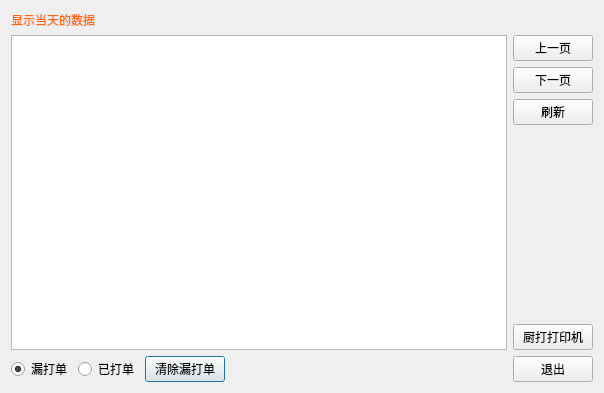
<?xml version="1.0" encoding="UTF-8"?>
<ui version="4.0">
 <class>w_bt_dish_kitchen_dish_state</class>
 <widget class="QDialog" name="w_bt_dish_kitchen_dish_state">
  <property name="geometry">
   <rect>
    <x>0</x>
    <y>0</y>
    <width>604</width>
    <height>393</height>
   </rect>
  </property>
  <property name="windowTitle">
   <string>Dialog</string>
  </property>
  <layout class="QVBoxLayout" name="verticalLayout_3">
   <item>
    <widget class="QLabel" name="label">
     <property name="styleSheet">
      <string notr="true">color:#ff650b;</string>
     </property>
     <property name="text">
      <string>显示当天的数据</string>
     </property>
    </widget>
   </item>
   <item>
    <layout class="QHBoxLayout" name="horizontalLayout_2">
     <item>
      <layout class="QVBoxLayout" name="verticalLayout_2">
       <item>
        <widget class="lds_tableView" name="tableView"/>
       </item>
       <item>
        <layout class="QHBoxLayout" name="horizontalLayout">
         <item>
          <widget class="QRadioButton" name="radioButton_lost">
           <property name="text">
            <string>漏打单</string>
           </property>
           <property name="checked">
            <bool>true</bool>
           </property>
          </widget>
         </item>
         <item>
          <widget class="QRadioButton" name="radioButton_printed">
           <property name="text">
            <string>已打单</string>
           </property>
          </widget>
         </item>
         <item>
          <widget class="QPushButton" name="pushButton_lost_clear">
           <property name="text">
            <string>清除漏打单</string>
           </property>
          </widget>
         </item>
         <item>
          <spacer name="horizontalSpacer_2">
           <property name="orientation">
            <enum>Qt::Horizontal</enum>
           </property>
           <property name="sizeHint" stdset="0">
            <size>
             <width>40</width>
             <height>20</height>
            </size>
           </property>
          </spacer>
         </item>
        </layout>
       </item>
      </layout>
     </item>
     <item>
      <layout class="QVBoxLayout" name="verticalLayout">
       <item>
        <widget class="lds_toolbar_button" name="pushButton_up">
         <property name="text">
          <string>上一页</string>
         </property>
         <property name="outer_stylesheet" stdset="0">
          <string>pushbutton</string>
         </property>
        </widget>
       </item>
       <item>
        <widget class="lds_toolbar_button" name="pushButton_down">
         <property name="text">
          <string>下一页</string>
         </property>
         <property name="outer_stylesheet" stdset="0">
          <string>pushbutton</string>
         </property>
        </widget>
       </item>
       <item>
        <widget class="lds_toolbar_button" name="pushButton_refresh">
         <property name="text">
          <string>刷新</string>
         </property>
         <property name="outer_stylesheet" stdset="0">
          <string>pushbutton</string>
         </property>
        </widget>
       </item>
       <item>
        <spacer name="verticalSpacer">
         <property name="orientation">
          <enum>Qt::Vertical</enum>
         </property>
         <property name="sizeHint" stdset="0">
          <size>
           <width>20</width>
           <height>40</height>
          </size>
         </property>
        </spacer>
       </item>
       <item>
        <widget class="lds_toolbar_button" name="pushButton_kitchen_print">
         <property name="text">
          <string>厨打打印机</string>
         </property>
         <property name="outer_stylesheet" stdset="0">
          <string>pushbutton</string>
         </property>
        </widget>
       </item>
       <item>
        <widget class="lds_toolbar_button" name="pushButton_exit">
         <property name="text">
          <string>退出</string>
         </property>
         <property name="outer_stylesheet" stdset="0">
          <string>pushbutton</string>
         </property>
        </widget>
       </item>
      </layout>
     </item>
    </layout>
   </item>
  </layout>
 </widget>
 <customwidgets>
  <customwidget>
   <class>lds_tableView</class>
   <extends>QTableView</extends>
   <header>lds_tableview.h</header>
  </customwidget>
  <customwidget>
   <class>lds_toolbar_button</class>
   <extends>QPushButton</extends>
   <header>lds_toolbar_button.h</header>
  </customwidget>
 </customwidgets>
 <resources/>
 <connections/>
</ui>
